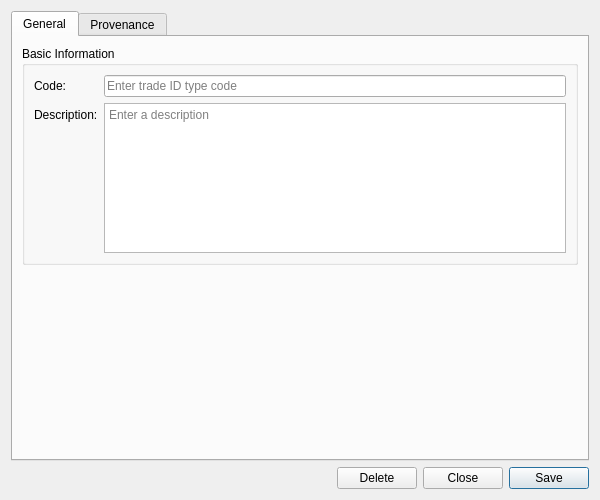
<?xml version="1.0" encoding="UTF-8"?>
<ui version="4.0">
 <class>TradeIdTypeDetailDialog</class>
 <widget class="QWidget" name="TradeIdTypeDetailDialog">
  <property name="geometry">
   <rect>
    <x>0</x>
    <y>0</y>
    <width>600</width>
    <height>500</height>
   </rect>
  </property>
  <property name="sizePolicy">
   <sizepolicy hsizetype="Preferred" vsizetype="Preferred">
    <horstretch>0</horstretch>
    <verstretch>0</verstretch>
   </sizepolicy>
  </property>
  <property name="minimumSize">
   <size>
    <width>600</width>
    <height>500</height>
   </size>
  </property>
  <property name="windowTitle">
   <string>Trade ID Type Details</string>
  </property>
  <layout class="QVBoxLayout" name="verticalLayout">
   <item>
    <widget class="QTabWidget" name="tabWidget">
     <property name="currentIndex"><number>0</number></property>
     <widget class="QWidget" name="generalTab">
      <attribute name="title"><string>General</string></attribute>
      <layout class="QVBoxLayout" name="generalLayout">
       <item>
        <widget class="QGroupBox" name="basicInfoGroup">
         <property name="title">
          <string>Basic Information</string>
         </property>
         <layout class="QFormLayout" name="formLayout">
          <item row="0" column="0">
           <widget class="QLabel" name="labelCode">
            <property name="text">
             <string>Code:</string>
            </property>
           </widget>
          </item>
          <item row="0" column="1">
           <widget class="QLineEdit" name="codeEdit">
            <property name="placeholderText">
             <string>Enter trade ID type code</string>
            </property>
            <property name="readOnly">
             <bool>true</bool>
            </property>
           </widget>
          </item>
          <item row="1" column="0">
           <widget class="QLabel" name="labelDescription">
            <property name="text">
             <string>Description:</string>
            </property>
           </widget>
          </item>
          <item row="1" column="1">
           <widget class="QPlainTextEdit" name="descriptionEdit">
            <property name="minimumSize">
             <size>
              <width>0</width>
              <height>80</height>
             </size>
            </property>
            <property name="maximumSize">
             <size>
              <width>16777215</width>
              <height>150</height>
             </size>
            </property>
            <property name="placeholderText">
             <string>Enter a description</string>
            </property>
           </widget>
          </item>
         </layout>
        </widget>
       </item>
       <item>
        <spacer name="verticalSpacer">
         <property name="orientation">
          <enum>Qt::Vertical</enum>
         </property>
         <property name="sizeHint" stdset="0">
          <size>
           <width>20</width>
           <height>40</height>
          </size>
         </property>
        </spacer>
       </item>
      </layout>
     </widget>
     <widget class="QWidget" name="provenanceTab">
      <attribute name="title"><string>Provenance</string></attribute>
      <layout class="QVBoxLayout" name="provenanceTabLayout">
       <item>
        <widget class="ores::qt::ProvenanceWidget" name="provenanceWidget" native="true"/>
       </item>
      </layout>
     </widget>
    </widget>
   </item>
   <item>
    <layout class="QHBoxLayout" name="buttonLayout">
     <item>
      <spacer name="horizontalSpacer">
       <property name="orientation">
        <enum>Qt::Horizontal</enum>
       </property>
       <property name="sizeHint" stdset="0">
        <size>
         <width>40</width>
         <height>20</height>
        </size>
       </property>
      </spacer>
     </item>
     <item>
      <widget class="QPushButton" name="deleteButton">
       <property name="text">
        <string>Delete</string>
       </property>
      </widget>
     </item>
     <item>
      <widget class="QPushButton" name="closeButton">
       <property name="text">
        <string>Close</string>
       </property>
      </widget>
     </item>
     <item>
      <widget class="QPushButton" name="saveButton">
       <property name="text">
        <string>Save</string>
       </property>
       <property name="default">
        <bool>true</bool>
       </property>
      </widget>
     </item>
    </layout>
   </item>
  </layout>
 </widget>
 <customwidgets>
  <customwidget>
   <class>ores::qt::ProvenanceWidget</class>
   <extends>QWidget</extends>
   <header>ores.qt/ProvenanceWidget.hpp</header>
  </customwidget>
 </customwidgets>
 <resources/>
 <connections/>
</ui>
